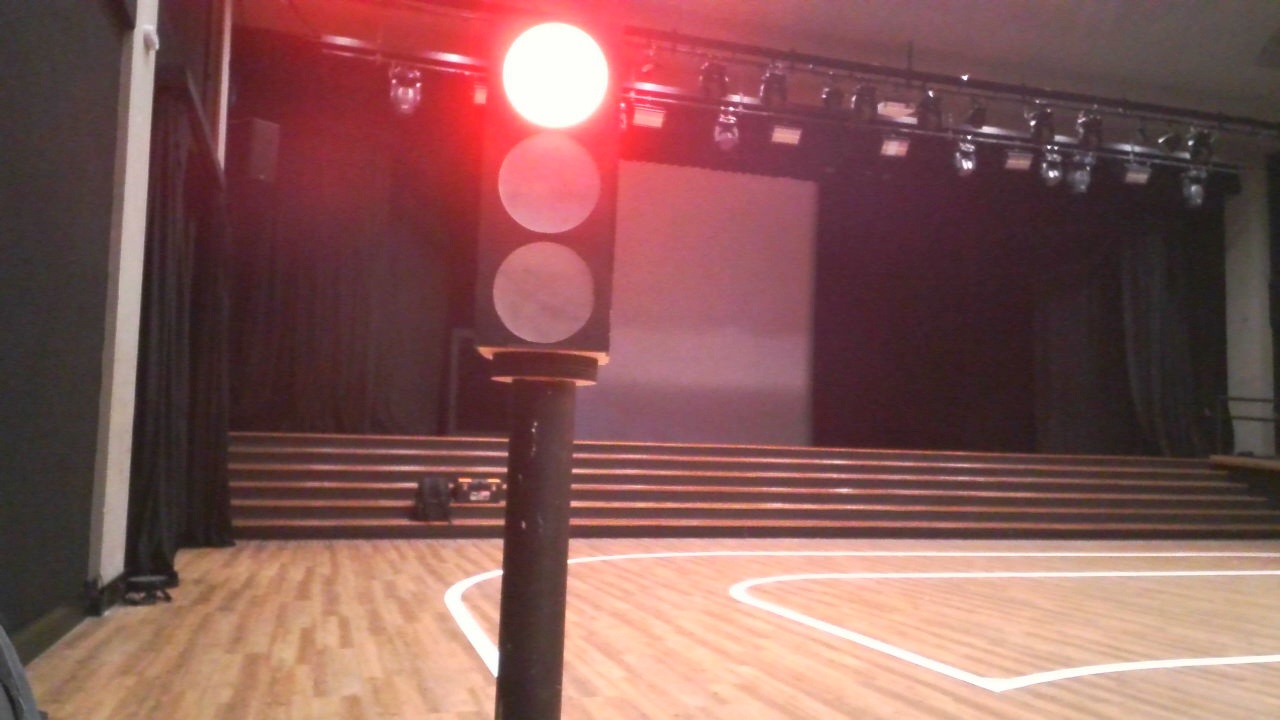
#> input picture assets/real/images/close/1789077717813.jpg, 1280 x 720 px, given in place of close, which was not available
$ python label_boxes.py --images ../assets/real/images/close
#> lines starting #> are read from the running program, lines starting #| are printed output that depends on the picture
#> in main, frame is the input picture: shape (720, 1280, 3); mean B, G, R 87.3, 90.1, 133.7
#!/usr/bin/env python3


import argparse
import glob
import sys
from pathlib import Path

import cv2 as cv

sys.path.insert(0, str(Path(__file__).resolve().parent.parent / "src"))

from perception.sign_detection import KNOWN_LABELS, SignDetector  # noqa: E402

RULE = """
  The box is the SIGN FACE or the LAMP HOUSING, and nothing else. Never the post.

  Phase-2 distance is real_height / pixel_height, which is only constant if the
  box always bounds the same physical object, and the light's state reader finds
  the lamp cells inside the box, which only works when the box is the housing.
"""

COLOURS = ((90, 220, 255), (0, 200, 255), (60, 60, 255), (120, 255, 120))
WINDOW = "label_boxes"
MAX_SIDE = 1100


def read_labels(path: Path, shape):
    if not path.exists():
        return []
    height, width = shape[:2]
    boxes = []
    for line in path.read_text().splitlines():
        parts = line.split()
        if len(parts) != 5:
            continue
        index = int(parts[0])
        cx, cy, w, h = (float(v) for v in parts[1:])
        boxes.append((index,
                      int((cx - w / 2) * width), int((cy - h / 2) * height),
                      int((cx + w / 2) * width), int((cy + h / 2) * height)))
    return boxes


def write_labels(path: Path, boxes, shape) -> None:
    height, width = shape[:2]
    path.parent.mkdir(parents=True, exist_ok=True)
    lines = []
    for index, x0, y0, x1, y1 in boxes:
        cx, cy = (x0 + x1) / 2 / width, (y0 + y1) / 2 / height
        lines.append(f"{index} {cx:.6f} {cy:.6f} {(x1 - x0) / width:.6f} {(y1 - y0) / height:.6f}")
    path.write_text("\n".join(lines) + ("\n" if lines else ""))


def label_path(image: Path, images_root: Path, labels_root: Path) -> Path:
    try:
        relative = image.relative_to(images_root)
    except ValueError:
        relative = Path(image.name)
    return labels_root / relative.with_suffix(".txt")


def draw(frame, boxes, current, name, index, total, scale):
#> called with current = 0, name = 'close', index = 0, total = 1, scale = 0.859
    canvas = cv.resize(frame, None, fx=scale, fy=scale) if scale != 1.0 else frame.copy()
    for class_index, x0, y0, x1, y1 in boxes:
        colour = COLOURS[class_index % len(COLOURS)]
        cv.rectangle(canvas, (int(x0 * scale), int(y0 * scale)),
                     (int(x1 * scale), int(y1 * scale)), colour, 2)
        cv.putText(canvas, KNOWN_LABELS[class_index], (int(x0 * scale), max(14, int(y0 * scale) - 6)),
                   cv.FONT_HERSHEY_SIMPLEX, 0.5, colour, 1)
    header = f"[{index + 1}/{total}] {name}   class {current + 1}: {KNOWN_LABELS[current]}   {len(boxes)} box(es)"
    cv.rectangle(canvas, (0, 0), (canvas.shape[1], 24), (0, 0, 0), -1)
    cv.putText(canvas, header, (6, 17), cv.FONT_HERSHEY_SIMPLEX, 0.5,
               COLOURS[current % len(COLOURS)], 1)
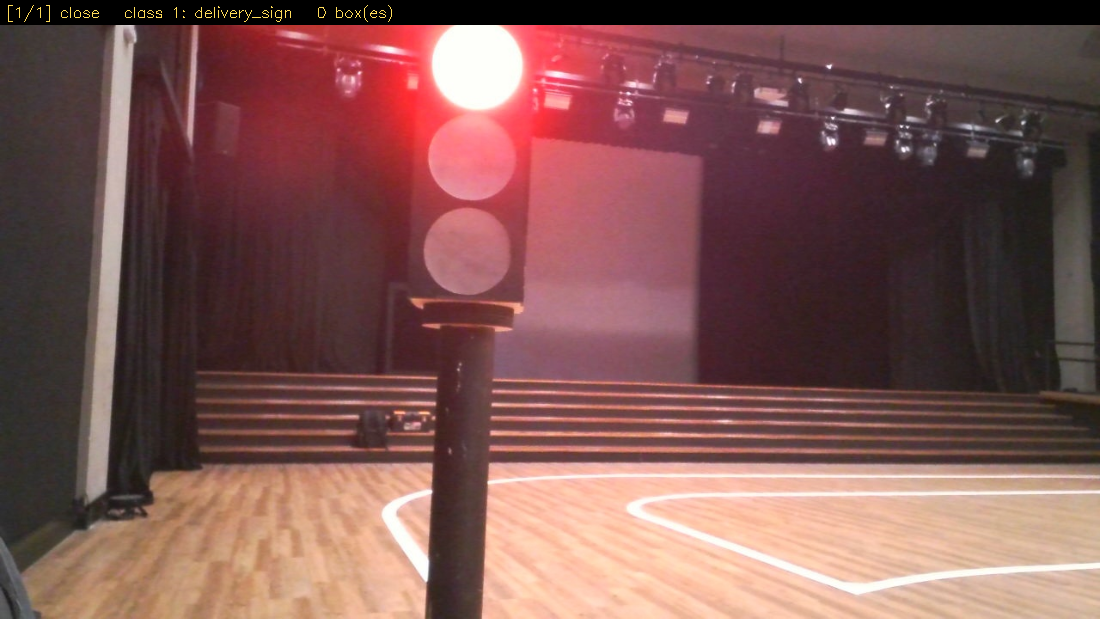
#> canvas: shape (619, 1100, 3); mean B, G, R 83.8, 87, 127.6
    return canvas


def main() -> int:
    parser = argparse.ArgumentParser()
    parser.add_argument("--images", required=True, help="glob, e.g. 'assets/real/images/**/*.jpg'")
    parser.add_argument("--images-root", default="assets/real/images")
    parser.add_argument("--labels-root", default="assets/real/labels")
    parser.add_argument("--prefill", metavar="MODEL",
                        help="seed each unlabelled image with this model's boxes")
    parser.add_argument("--confidence", type=float, default=0.35)
    args = parser.parse_args()

    print(RULE)

    images = [Path(p) for p in sorted(glob.glob(args.images, recursive=True))]
    if not images:
        print(f"no images matched {args.images}")
        return 2
    images_root, labels_root = Path(args.images_root), Path(args.labels_root)

    detector = None
    if args.prefill:
        detector = SignDetector(args.prefill, confidence=args.confidence)
        if not detector.available:
            print(f"prefill model {args.prefill} unavailable - labelling from scratch")
            detector = None

    cv.namedWindow(WINDOW, cv.WINDOW_AUTOSIZE)
    state = {"drag": None, "boxes": [], "current": 0, "scale": 1.0}

    def on_mouse(event, x, y, flags, _):
        px, py = int(x / state["scale"]), int(y / state["scale"])
        if event == cv.EVENT_LBUTTONDOWN:
            state["drag"] = (px, py)
        elif event == cv.EVENT_LBUTTONUP and state["drag"]:
            x0, y0 = state["drag"]
            state["drag"] = None
            if abs(px - x0) > 4 and abs(py - y0) > 4:
                state["boxes"].append((state["current"], min(x0, px), min(y0, py),
                                       max(x0, px), max(y0, py)))

    cv.setMouseCallback(WINDOW, on_mouse)

    index = 0
    while 0 <= index < len(images):
        image_path = images[index]
        frame = cv.imread(str(image_path))
        if frame is None:
            index += 1
            continue
        target = label_path(image_path, images_root, labels_root)
        state["boxes"] = read_labels(target, frame.shape)
        if not state["boxes"] and detector is not None and not target.exists():
            state["boxes"] = [(KNOWN_LABELS.index(d.label), *d.bbox)
                              for d in detector.detect(frame) if d.label in KNOWN_LABELS]
        state["scale"] = min(1.0, MAX_SIDE / max(frame.shape[:2]))

        step = 0
        while step == 0:
            cv.imshow(WINDOW, draw(frame, state["boxes"], state["current"],
                                   image_path.name, index, len(images), state["scale"]))
            key = cv.waitKey(20) & 0xFF
#> (key q is pressed here)
            if key in (ord("q"), 27):
                write_labels(target, state["boxes"], frame.shape)
                cv.destroyAllWindows()
                print(f"stopped at {image_path}")
                return 0
            if key in (ord("1"), ord("2"), ord("3"), ord("4")):
                state["current"] = min(key - ord("1"), len(KNOWN_LABELS) - 1)
            elif key == ord("u") and state["boxes"]:
                state["boxes"].pop()
            elif key == ord("c"):
                state["boxes"] = []
            elif key == ord("s"):
                write_labels(target, state["boxes"], frame.shape)
            elif key == ord("n"):
                step = 1
            elif key == ord("p"):
                step = -1

        write_labels(target, state["boxes"], frame.shape)
        index += step

    cv.destroyAllWindows()
    written = len(list(Path(args.labels_root).rglob("*.txt")))
    print(f"done - {written} label files under {args.labels_root}")
    return 0


if __name__ == "__main__":
    raise SystemExit(main())
#> (the program exits here)

$ run again, on assets/real/images/far/off_head_far.jpg
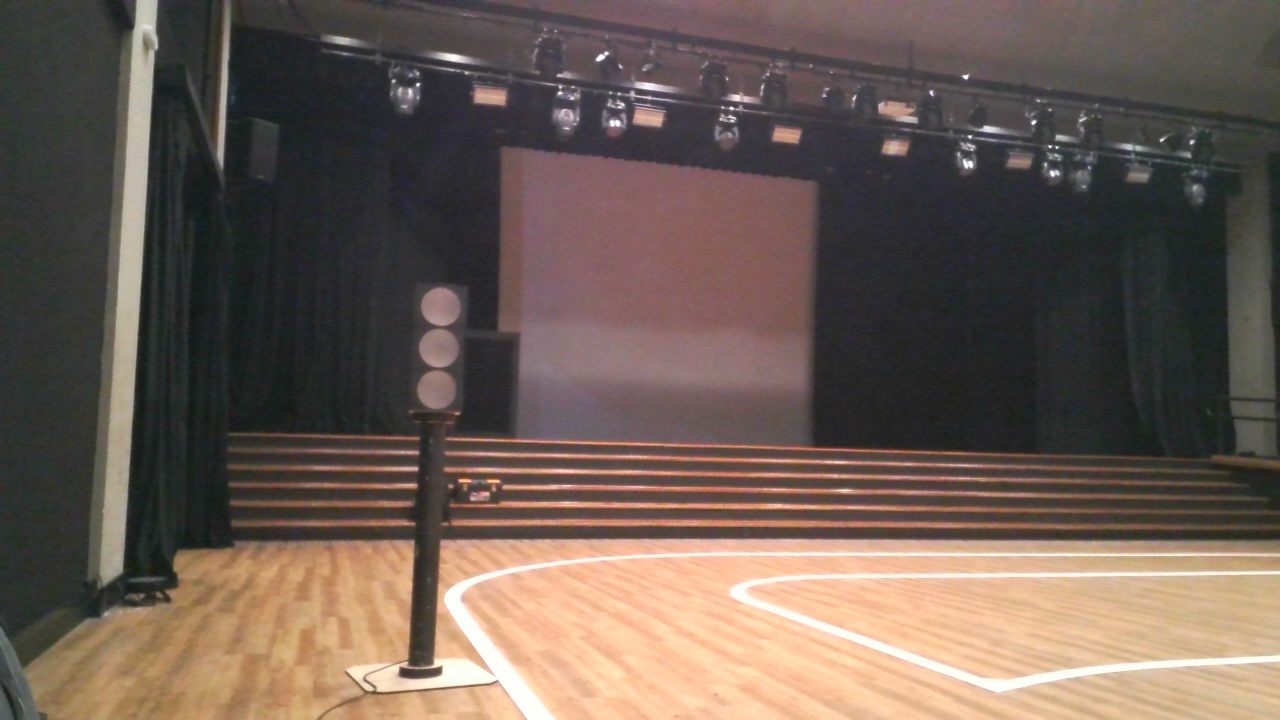
#> input picture assets/real/images/far/off_head_far.jpg, 1280 x 720 px, given in place of far, which was not available
#> in main, frame is the input picture: shape (720, 1280, 3); mean B, G, R 83.8, 92.9, 108.3
#> in draw, `cv.putText(canvas, header, (6, 17), cv.FONT_HERSHEY_SIMPLEX, 0.5, COLO..`:
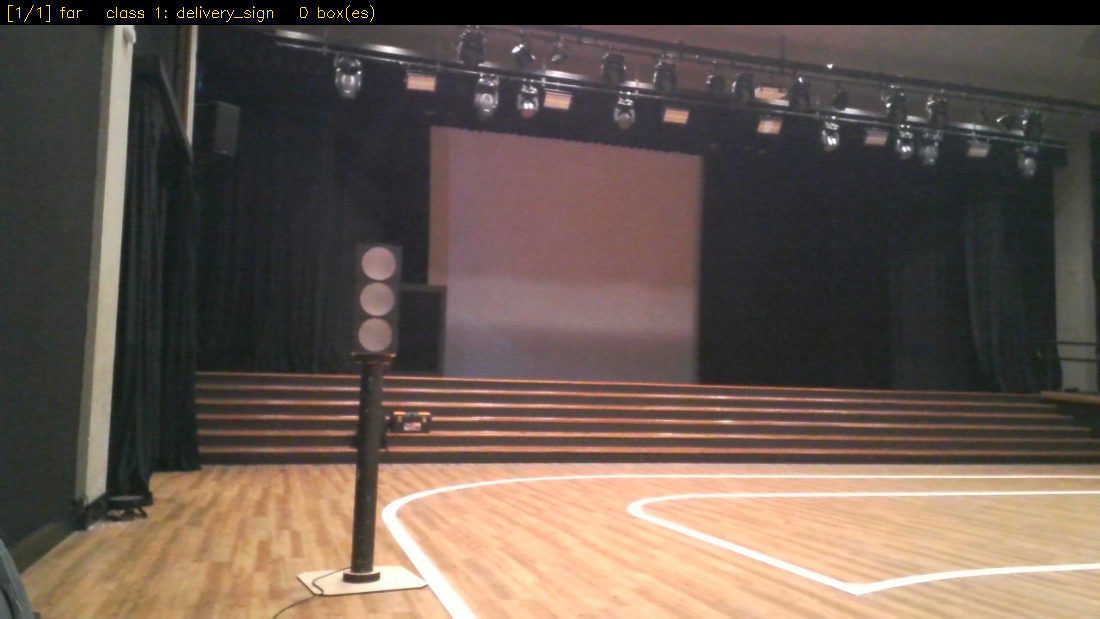
#> canvas: shape (619, 1100, 3); mean B, G, R 80.4, 89.6, 104.6

$ run again, on assets/real/images/lighting2/cam0_000330.jpg
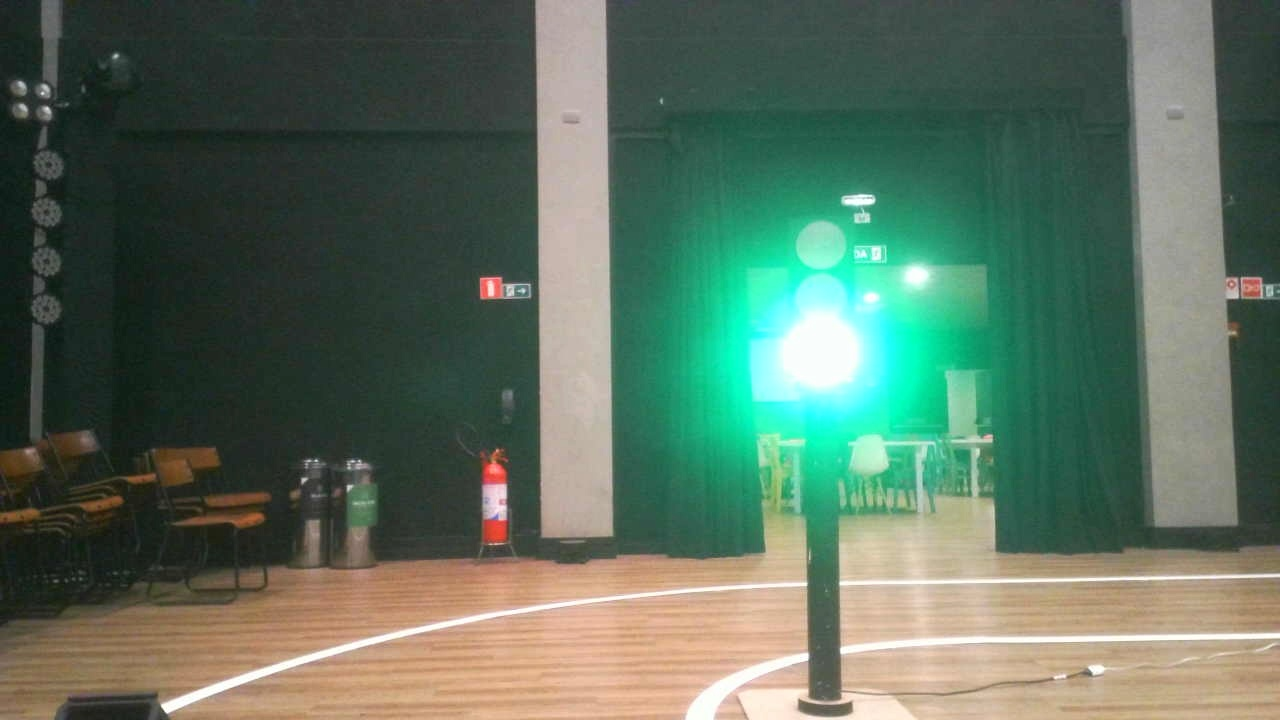
#> input picture assets/real/images/lighting2/cam0_000330.jpg, 1280 x 720 px, given in place of lighting2, which was not available
#> in main, frame is the input picture: shape (720, 1280, 3); mean B, G, R 94.4, 111.3, 91.8
#> in draw, `cv.putText(canvas, header, (6, 17), cv.FONT_HERSHEY_SIMPLEX, 0.5, COLO..`:
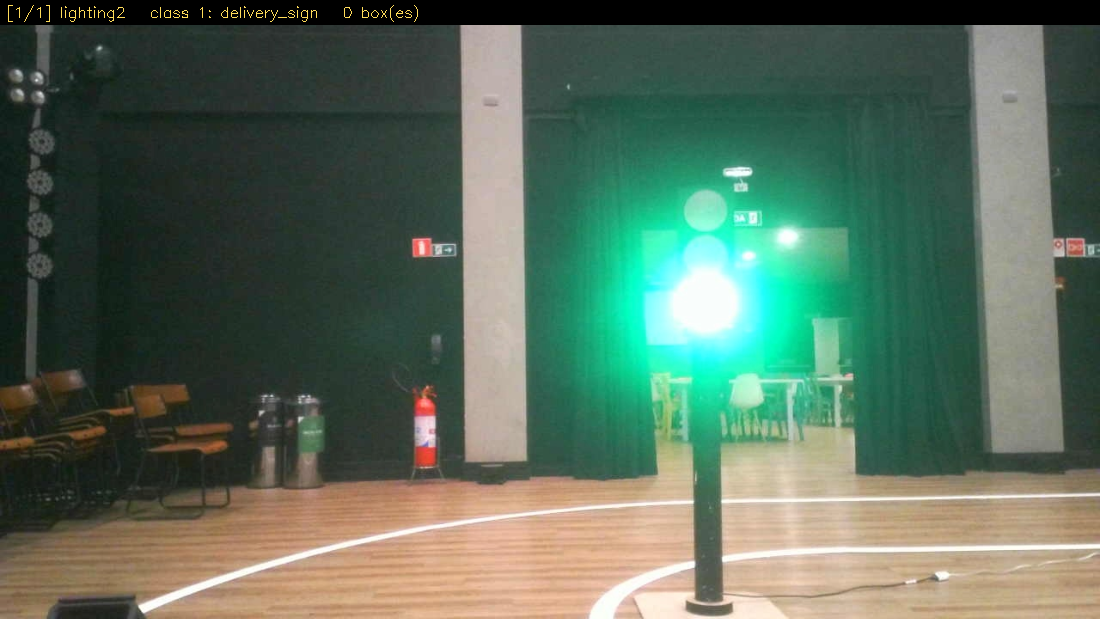
#> canvas: shape (619, 1100, 3); mean B, G, R 91.5, 108.5, 89.3
